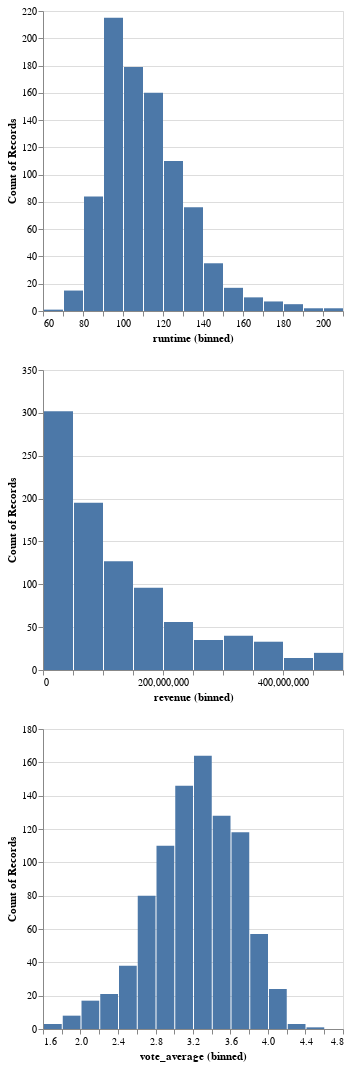

Here is the notebook cell this chart was saved with:
### Markdown cell above
As we have learned, graphical summaries are often more informative, and we can also experience that in the histogram above
compared to the textual output in the first question Q1.

<div class="alert alert-info" style="color:black"> 

As far as  Bestflix™ is concerned,
it does look like there are still a fair amount of movies with high `rating` above 4.0
which could be worth targeting.

Let's explore all the numerical columns in the data
and think about what those distributions tell us.
    

- Extract the column names from all numerical columns that you think makes sense to visualize as histograms and save the names to a variable as a list (the <code>.select_dtypes()</code> method can help here, or you can do it manually).
- Create a `repeated plot` of histograms with an appropriate number of bins for the numeric columns you selected. (Don't use a loop, use the Altair approach to created a repeated chart.)
- Since these columns do not share an x-axis, their arrangement is not as critical, but let's still `stack them vertically` in a single column and set the size of each histogram so that the entire chart nicely fits in a single view.


</div>

_Points:_ 10

### Code cell
numeric_cols = movies.select_dtypes(include = 'number').columns.tolist()
numeric_cols.remove('id')

numeric_cols_hists = alt.Chart(movies).mark_bar().encode(
    alt.X(alt.repeat('row'), type = 'quantitative', bin = alt.Bin(maxbins = 20)),
    alt.Y('count():Q')
).repeat(
    row = numeric_cols
)

numeric_cols_hists

### Figure 1 — Vega-Lite specification as saved in the notebook (floating-point values rounded to 4 significant figures; data arrays with more than 128 entries replaced by an {"elided": "..."} marker saying what was removed)
{"config": {"view": {"continuousWidth": 300, "continuousHeight": 300}}, "repeat": {"row": ["runtime", "revenue", "vote_average"]}, "spec": {"data": {"name": "data-b98185c46af72946cc44abcb25fbd79e"}, "mark": {"type": "bar"}, "encoding": {"x": {"bin": {"maxbins": 20}, "field": {"repeat": "row"}, "type": "quantitative"}, "y": {"aggregate": "count", "type": "quantitative"}}}, "$schema": "https://vega.github.io/schema/vega-lite/v5.8.0.json", "datasets": {"data-b98185c46af72946cc44abcb25fbd79e": {"elided": "918 records"}}}
